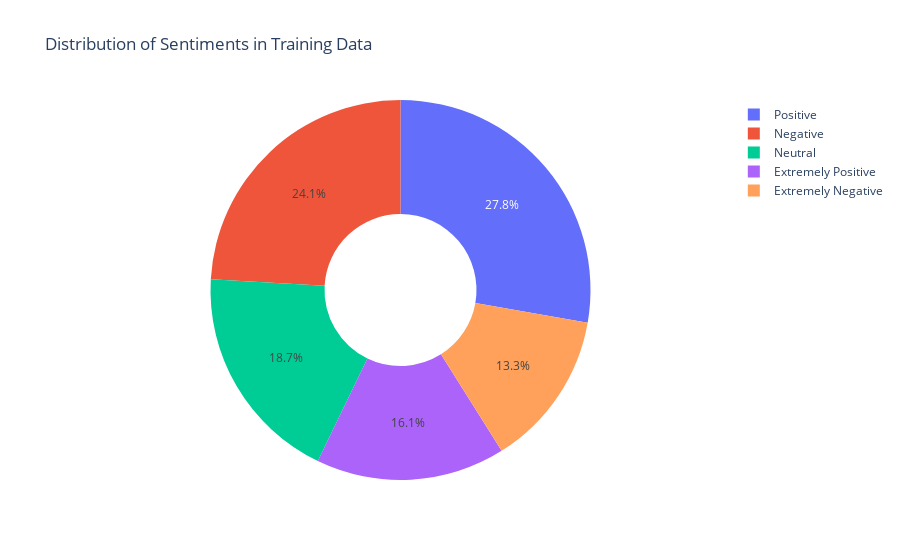

Notebook code cell kept with this figure:
### Code cell
sentiment_counts = train_df['Sentiment'].value_counts().reset_index()
sentiment_counts.columns = ['Sentiment', 'Count']
fig = px.pie(sentiment_counts, values='Count', names='Sentiment', title='Distribution of Sentiments in Training Data', hole=0.4)
fig.show()

### Figure 1 — Plotly figure (JSON) as saved in the notebook; plotly's stock layout.template omitted (floating-point values rounded to 4 significant figures)
{"data": [{"domain": {"x": [0, 1], "y": [0, 1]}, "hole": 0.4, "hovertemplate": "Sentiment=%{label}<br>Count=%{value}<extra></extra>", "labels": ["Positive", "Negative", "Neutral", "Extremely Positive", "Extremely Negative"], "legendgroup": "", "name": "", "showlegend": true, "type": "pie", "values": [11422, 9917, 7713, 6624, 5481]}], "layout": {"legend": {"tracegroupgap": 0}, "title": {"text": "Distribution of Sentiments in Training Data"}}}
